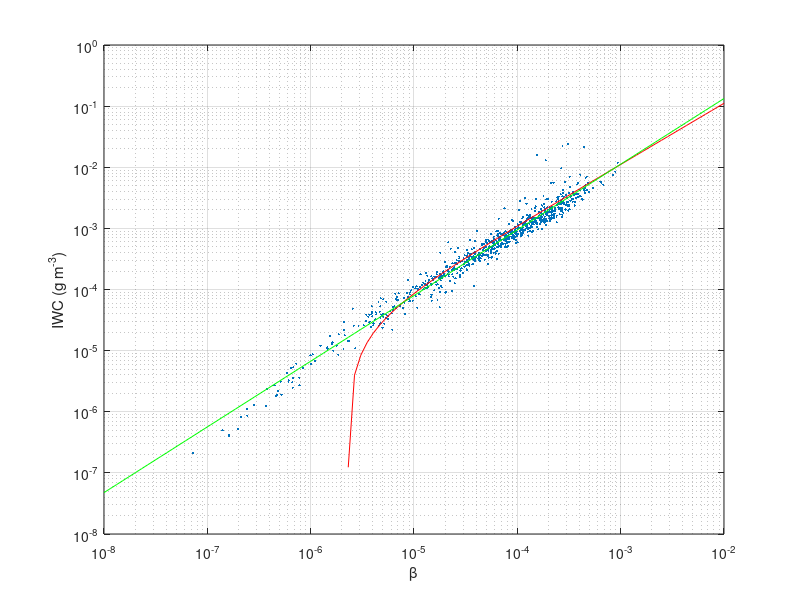
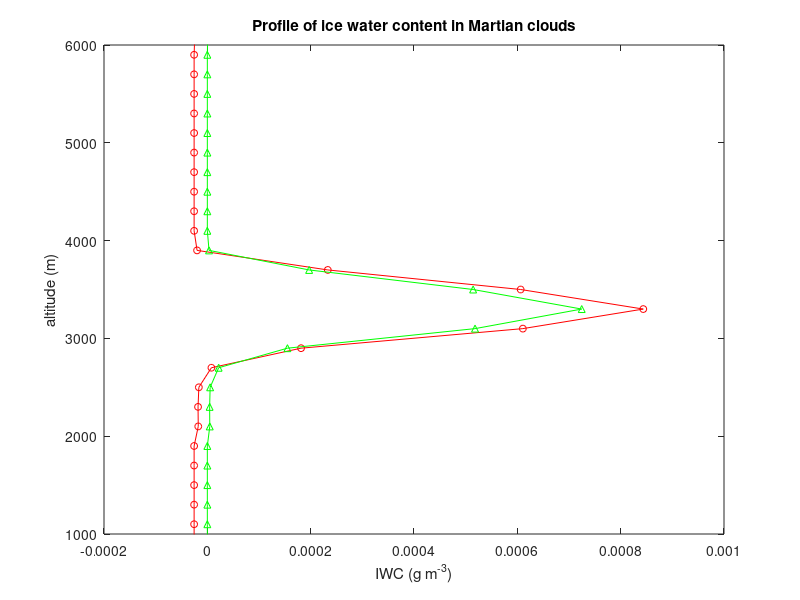

These charts were generated, in order, by the following MATLAB code:
dat2=csvread('jim_18thSept2001.txt')
plot(dat2(:,5),dat2(:,3),'.','markersize',5) 
xlabel('\beta')
ylabel('IWC (g m^{-3})')
set(gca,'yscale','log','xscale','log')
hold on;grid;
P=polyfit(dat2(find(~isnan(dat2(:,5))),5),dat2(find(~isnan(dat2(:,5))),3),1);
plot(logspace(-8,-2,100),polyval(P,logspace(-8,-2,100)),'r')
P1=polyfit(log10(dat2(find( isfinite(log10(dat2(:,5)))&isfinite(log10(dat2(:,3)))  ) ,5)),...
    log10(dat2(find( isfinite(log10(dat2(:,5)))& isfinite(log10(dat2(:,3))) ) ,3)),1);
plot(logspace(-8,-2,100),10.^polyval(P1,log10(logspace(-8,-2,100))),'g')

% now read in mars data
figure
dat=dlmread('sol_101.txt',' ',1,0);
dat=dlmread('sol_109.txt',' ',1,0);
dat=dlmread('sol_119.txt',' ',1,0);
% dat=dlmread('sol_128.txt',' ',1,0);
plot(polyval(P,dat(:,6)),dat(:,1),'ro-','markersize',5);
hold;
plot(10.^polyval(P1,log10(dat(:,6))),dat(:,1),'g^-','markersize',5)
xlabel('IWC (g m^{-3})');
ylabel('altitude (m)');
ylim([1000 6000]);
title('Profile of ice water content in Martian clouds')



